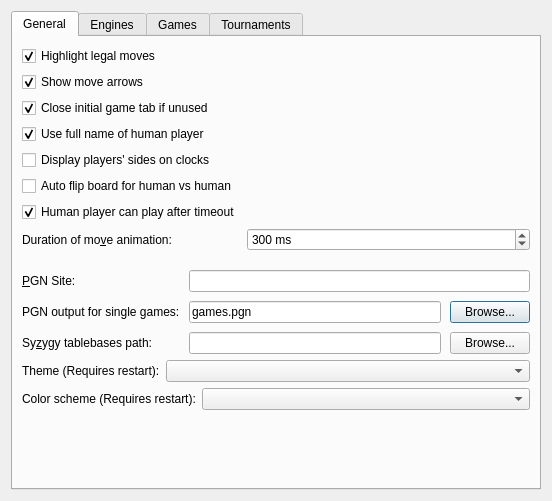
<?xml version="1.0" encoding="UTF-8"?>
<ui version="4.0">
 <class>SettingsDialog</class>
 <widget class="QDialog" name="SettingsDialog">
  <property name="geometry">
   <rect>
    <x>0</x>
    <y>0</y>
    <width>552</width>
    <height>501</height>
   </rect>
  </property>
  <property name="sizePolicy">
   <sizepolicy hsizetype="Preferred" vsizetype="Preferred">
    <horstretch>0</horstretch>
    <verstretch>90</verstretch>
   </sizepolicy>
  </property>
  <property name="windowTitle">
   <string>Settings</string>
  </property>
  <layout class="QVBoxLayout" name="verticalLayout_2">
   <item>
    <widget class="QTabWidget" name="tabWidget">
     <property name="currentIndex">
      <number>0</number>
     </property>
     <widget class="QWidget" name="m_generalTab">
      <attribute name="title">
       <string>General</string>
      </attribute>
      <layout class="QVBoxLayout" name="verticalLayout_6">
       <item>
        <layout class="QFormLayout" name="formLayout_6">
         <item row="0" column="0">
          <widget class="QCheckBox" name="m_highlightLegalMovesCheck">
           <property name="text">
            <string>Highlight legal moves</string>
           </property>
           <property name="checked">
            <bool>true</bool>
           </property>
          </widget>
         </item>
         <item row="1" column="0">
          <widget class="QCheckBox" name="m_showMoveArrowsCheck">
           <property name="text">
            <string>Show move arrows</string>
           </property>
           <property name="checked">
            <bool>true</bool>
           </property>
          </widget>
         </item>
         <item row="2" column="0">
          <widget class="QCheckBox" name="m_closeUnusedInitialTabCheck">
           <property name="text">
            <string>Close initial game tab if unused</string>
           </property>
           <property name="checked">
            <bool>true</bool>
           </property>
          </widget>
         </item>
         <item row="4" column="0">
          <widget class="QCheckBox" name="m_useFullUserNameCheck">
           <property name="text">
            <string>Use full name of human player</string>
           </property>
           <property name="checked">
            <bool>true</bool>
           </property>
          </widget>
         </item>
         <item row="5" column="0">
          <widget class="QCheckBox" name="m_playersSidesOnClocksCheck">
           <property name="text">
            <string>Display players' sides on clocks </string>
           </property>
          </widget>
         </item>
         <item row="7" column="0">
          <widget class="QCheckBox" name="m_autoFlipBoardForHumanGamesCheck">
           <property name="text">
            <string>Auto flip board for human vs human</string>
           </property>
          </widget>
         </item>
         <item row="8" column="0">
          <widget class="QCheckBox" name="m_humanCanPlayAfterTimeoutCheck">
           <property name="text">
            <string>Human player can play after timeout</string>
           </property>
           <property name="checked">
            <bool>true</bool>
           </property>
          </widget>
         </item>
         <item row="9" column="0">
          <widget class="QLabel" name="m_moveAnimationLabel">
           <property name="text">
            <string>Duration of mo&amp;ve animation:</string>
           </property>
           <property name="buddy">
            <cstring>m_moveAnimationSpin</cstring>
           </property>
          </widget>
         </item>
         <item row="9" column="1">
          <widget class="QSpinBox" name="m_moveAnimationSpin">
           <property name="toolTip">
            <string>duration of a move animation (default: 300 ms)</string>
           </property>
           <property name="specialValueText">
            <string>Off</string>
           </property>
           <property name="suffix">
            <string> ms</string>
           </property>
           <property name="maximum">
            <number>400</number>
           </property>
           <property name="singleStep">
            <number>50</number>
           </property>
           <property name="value">
            <number>300</number>
           </property>
          </widget>
         </item>
        </layout>
       </item>
       <item>
        <layout class="QFormLayout" name="formLayout_3">
         <property name="fieldGrowthPolicy">
          <enum>QFormLayout::ExpandingFieldsGrow</enum>
         </property>
         <property name="horizontalSpacing">
          <number>9</number>
         </property>
         <property name="verticalSpacing">
          <number>9</number>
         </property>
         <property name="topMargin">
          <number>13</number>
         </property>
         <property name="bottomMargin">
          <number>0</number>
         </property>
         <item row="1" column="0">
          <widget class="QLabel" name="m_siteLabel">
           <property name="text">
            <string>&amp;PGN Site:</string>
           </property>
           <property name="buddy">
            <cstring>m_siteEdit</cstring>
           </property>
          </widget>
         </item>
         <item row="1" column="1">
          <widget class="QLineEdit" name="m_siteEdit"/>
         </item>
         <item row="2" column="0">
          <widget class="QLabel" name="m_defaultPgnOutFileLabel">
           <property name="text">
            <string>PGN output for single games:</string>
           </property>
          </widget>
         </item>
         <item row="2" column="1">
          <layout class="QHBoxLayout" name="horizontalLayout_2">
           <item>
            <widget class="QLineEdit" name="m_defaultPgnOutFileEdit">
             <property name="text">
              <string>games.pgn</string>
             </property>
            </widget>
           </item>
           <item>
            <widget class="QPushButton" name="m_defaultPgnOutFileBtn">
             <property name="text">
              <string>Browse...</string>
             </property>
             <property name="shortcut">
              <string/>
             </property>
            </widget>
           </item>
          </layout>
         </item>
         <item row="3" column="0">
          <widget class="QLabel" name="m_tbPathLabel">
           <property name="text">
            <string>Sy&amp;zygy tablebases path:</string>
           </property>
           <property name="buddy">
            <cstring>m_tbPathEdit</cstring>
           </property>
          </widget>
         </item>
         <item row="3" column="1">
          <layout class="QHBoxLayout" name="horizontalLayout">
           <item>
            <widget class="QLineEdit" name="m_tbPathEdit"/>
           </item>
           <item>
            <widget class="QPushButton" name="m_browseTbPathBtn">
             <property name="text">
              <string>Browse...</string>
             </property>
            </widget>
           </item>
          </layout>
         </item>
        </layout>
       </item>
       <item>
        <layout class="QFormLayout" name="formLayout_7">
         <item row="1" column="1">
          <widget class="QComboBox" name="m_themeCombo"/>
         </item>
         <item row="1" column="0">
          <widget class="QLabel" name="m_themeLabel">
           <property name="text">
            <string>Theme (Requires restart):</string>
           </property>
           <property name="buddy">
            <cstring>m_themeCombo</cstring>
           </property>
          </widget>
         </item>
        </layout>
       </item>
       <item>
        <layout class="QFormLayout" name="formLayout_8">
         <item row="1" column="1">
          <widget class="QComboBox" name="m_colorThemeCombo"/>
         </item>
         <item row="1" column="0">
          <widget class="QLabel" name="m_colorThemeLabel">
           <property name="text">
            <string>Color scheme (Requires restart):</string>
           </property>
           <property name="buddy">
            <cstring>m_colorThemeCombo</cstring>
           </property>
          </widget>
         </item>
        </layout>
       </item>
       <item>
        <spacer name="verticalSpacer_2">
         <property name="orientation">
          <enum>Qt::Vertical</enum>
         </property>
         <property name="sizeHint" stdset="0">
          <size>
           <width>20</width>
           <height>40</height>
          </size>
         </property>
        </spacer>
       </item>
      </layout>
     </widget>
     <widget class="QWidget" name="m_enginesTab">
      <attribute name="title">
       <string>Engines</string>
      </attribute>
      <layout class="QVBoxLayout" name="verticalLayout">
       <property name="leftMargin">
        <number>0</number>
       </property>
       <property name="topMargin">
        <number>0</number>
       </property>
       <property name="rightMargin">
        <number>0</number>
       </property>
       <property name="bottomMargin">
        <number>0</number>
       </property>
       <item>
        <widget class="EngineManagementWidget" name="m_engineManagementWidget" native="true"/>
       </item>
      </layout>
     </widget>
     <widget class="QWidget" name="m_gamesTab">
      <attribute name="title">
       <string>Games</string>
      </attribute>
      <layout class="QVBoxLayout" name="verticalLayout_3">
       <property name="spacing">
        <number>0</number>
       </property>
       <property name="leftMargin">
        <number>9</number>
       </property>
       <property name="topMargin">
        <number>9</number>
       </property>
       <property name="rightMargin">
        <number>9</number>
       </property>
       <property name="bottomMargin">
        <number>9</number>
       </property>
       <item>
        <widget class="GameSettingsWidget" name="m_gameSettings" native="true"/>
       </item>
      </layout>
     </widget>
     <widget class="QWidget" name="m_tournamentsTab">
      <attribute name="title">
       <string>Tournaments</string>
      </attribute>
      <layout class="QVBoxLayout" name="verticalLayout_4">
       <item>
        <widget class="TournamentSettingsWidget" name="m_tournamentSettings" native="true"/>
       </item>
       <item>
        <widget class="QGroupBox" name="groupBox">
         <property name="enabled">
          <bool>true</bool>
         </property>
         <property name="sizePolicy">
          <sizepolicy hsizetype="Preferred" vsizetype="Preferred">
           <horstretch>0</horstretch>
           <verstretch>0</verstretch>
          </sizepolicy>
         </property>
         <property name="title">
          <string>Games</string>
         </property>
         <layout class="QVBoxLayout" name="verticalLayout_5">
          <item>
           <layout class="QFormLayout" name="formLayout_2">
            <property name="fieldGrowthPolicy">
             <enum>QFormLayout::ExpandingFieldsGrow</enum>
            </property>
            <item row="1" column="0">
             <widget class="QLabel" name="m_concurrencyLabel">
              <property name="text">
               <string>&amp;Concurrent games:</string>
              </property>
              <property name="buddy">
               <cstring>m_concurrencySpin</cstring>
              </property>
             </widget>
            </item>
            <item row="1" column="1">
             <widget class="QSpinBox" name="m_concurrencySpin">
              <property name="sizePolicy">
               <sizepolicy hsizetype="Fixed" vsizetype="Fixed">
                <horstretch>0</horstretch>
                <verstretch>0</verstretch>
               </sizepolicy>
              </property>
              <property name="toolTip">
               <string>Dynamic setting: Maximum number of tournament games running concurrently</string>
              </property>
              <property name="minimum">
               <number>1</number>
              </property>
              <property name="maximum">
               <number>128</number>
              </property>
             </widget>
            </item>
            <item row="2" column="0">
             <widget class="QLabel" name="m_tournamentDefaultPgnOutFileLabel">
              <property name="text">
               <string>PGN output:</string>
              </property>
             </widget>
            </item>
            <item row="2" column="1">
             <layout class="QHBoxLayout" name="horizontalLayout_5">
              <item>
               <widget class="QLineEdit" name="m_tournamentDefaultPgnOutFileEdit">
                <property name="text">
                 <string>tournaments.pgn</string>
                </property>
               </widget>
              </item>
              <item>
               <widget class="QPushButton" name="m_tournamentDefaultPgnOutFileBtn">
                <property name="text">
                 <string>Browse...</string>
                </property>
               </widget>
              </item>
             </layout>
            </item>
            <item row="3" column="0">
             <widget class="QLabel" name="m_tournamentDefaultEpdOutFileLabel">
              <property name="text">
               <string>EPD output:</string>
              </property>
             </widget>
            </item>
            <item row="3" column="1">
             <layout class="QHBoxLayout" name="horizontalLayout_3">
              <item>
               <widget class="QLineEdit" name="m_tournamentDefaultEpdOutFileEdit">
                <property name="text">
                 <string>tournaments.epd</string>
                </property>
               </widget>
              </item>
              <item>
               <widget class="QPushButton" name="m_tournamentDefaultEpdOutFileBtn">
                <property name="text">
                 <string>Browse...</string>
                </property>
               </widget>
              </item>
             </layout>
            </item>
           </layout>
          </item>
         </layout>
        </widget>
       </item>
       <item>
        <spacer name="verticalSpacer">
         <property name="orientation">
          <enum>Qt::Vertical</enum>
         </property>
         <property name="sizeHint" stdset="0">
          <size>
           <width>20</width>
           <height>40</height>
          </size>
         </property>
        </spacer>
       </item>
      </layout>
     </widget>
    </widget>
   </item>
  </layout>
 </widget>
 <customwidgets>
  <customwidget>
   <class>GameSettingsWidget</class>
   <extends>QWidget</extends>
   <header>gamesettingswidget.h</header>
   <container>1</container>
  </customwidget>
  <customwidget>
   <class>TournamentSettingsWidget</class>
   <extends>QWidget</extends>
   <header>tournamentsettingswidget.h</header>
   <container>1</container>
  </customwidget>
  <customwidget>
   <class>EngineManagementWidget</class>
   <extends>QWidget</extends>
   <header>enginemanagementwidget.h</header>
   <container>1</container>
  </customwidget>
 </customwidgets>
 <tabstops>
  <tabstop>tabWidget</tabstop>
  <tabstop>m_highlightLegalMovesCheck</tabstop>
  <tabstop>m_showMoveArrowsCheck</tabstop>
  <tabstop>m_closeUnusedInitialTabCheck</tabstop>
  <tabstop>m_useFullUserNameCheck</tabstop>
  <tabstop>m_playersSidesOnClocksCheck</tabstop>
  <tabstop>m_autoFlipBoardForHumanGamesCheck</tabstop>
  <tabstop>m_humanCanPlayAfterTimeoutCheck</tabstop>
  <tabstop>m_moveAnimationSpin</tabstop>
  <tabstop>m_siteEdit</tabstop>
  <tabstop>m_defaultPgnOutFileEdit</tabstop>
  <tabstop>m_defaultPgnOutFileBtn</tabstop>
  <tabstop>m_tbPathEdit</tabstop>
  <tabstop>m_browseTbPathBtn</tabstop>
  <tabstop>m_concurrencySpin</tabstop>
  <tabstop>m_tournamentDefaultPgnOutFileEdit</tabstop>
  <tabstop>m_tournamentDefaultPgnOutFileBtn</tabstop>
  <tabstop>m_tournamentDefaultEpdOutFileEdit</tabstop>
  <tabstop>m_tournamentDefaultEpdOutFileBtn</tabstop>
 </tabstops>
 <resources/>
 <connections/>
</ui>
